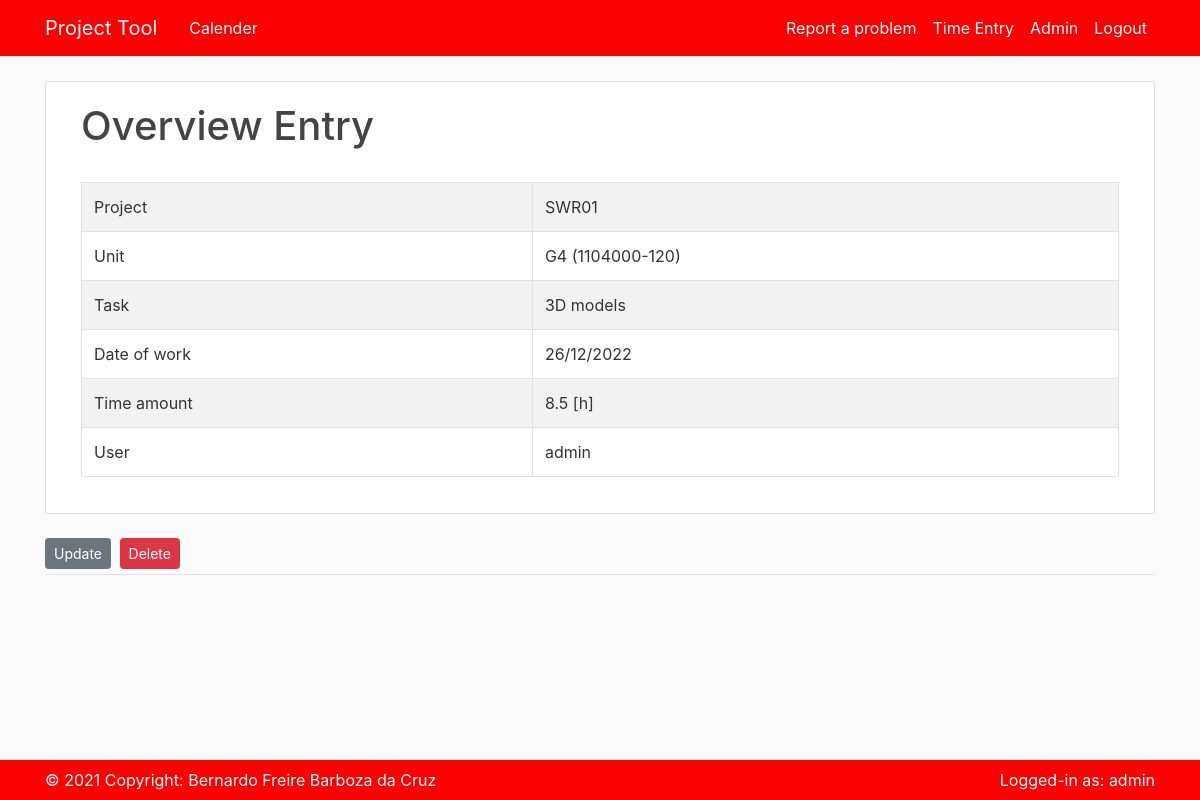
/calendar/33/ (signed in), run on the app's committed database.
### pm_app/models.py (models this page shows, shortened)
class Project(db.Model):
    id = db.Column(db.Integer, primary_key=True, unique=True)
    hov = db.Column(db.Text(100),nullable=False, unique=True)
    customer_name = db.Column(db.Text(100),unique=False)
    budget = db.Column(db.Float, nullable=False)
    hour_budget = db.Column(db.Float, nullable=True, default=None)
    rate = db.Column(db.Float, nullable=True, default=120.0)
    date_created = db.Column(db.DateTime, nullable=False, default=datetime.utcnow)
    date_deactivation = db.Column(db.DateTime, nullable=True, default=None)

class Unit(db.Model):
    id = db.Column(db.Integer, primary_key=True)
    project_id = db.Column(db.Integer,db.ForeignKey('project.id'), nullable=False)
    pn = db.Column(db.Integer,nullable=False, unique=False)
    pn_name = db.Column(db.Text(100),unique=False)
    workedfor = db.relationship('WorkedFor',backref='unit',lazy=True)

class Task(db.Model):
    id = db.Column(db.Integer, primary_key=True)
    task_name = db.Column(db.Text(100),unique=False,nullable=False)
    task_description = db.Column(db.Text(100),unique=False)
    workedfor = db.relationship('WorkedFor',backref='task',lazy=True)

class WorkedFor(db.Model):
    id = db.Column(db.Integer, primary_key=True)
    user_id = db.Column(db.Integer,db.ForeignKey('user.id'), nullable=False)
    unit_id = db.Column(db.Integer,db.ForeignKey('unit.id'), nullable=False)
    task_id = db.Column(db.Integer,db.ForeignKey('task.id'), nullable=False)
    time_amount = db.Column(db.Float, nullable=False)
    date_of_work = db.Column(db.DateTime, nullable=False, default=datetime.utcnow)

class User(db.Model, UserMixin):
    id = db.Column(db.Integer, primary_key=True)
    username = db.Column(db.String(20), unique=True, nullable=False)
    email = db.Column(db.String(120), unique=True, nullable=False)
    image_file = db.Column(db.String(20), nullable=False, default='default.jpg')
    password = db.Column(db.String(60), nullable=False)
    supplier = db.Column(db.Integer, nullable=False)
    posts = db.relationship('Post', backref='author', lazy=True)
    workedfor = db.relationship('WorkedFor', backref='author', lazy=True)

### pm_app/routes.py (the view)
@app.route("/calendar/<int:entry_id>/", methods=['GET'])
@login_required
def overview_entry(entry_id):
    form = OverviewEntry()
    worked = WorkedFor.query.filter_by(id=entry_id).first()
    user = User.query.filter_by(id=worked.user_id).first()
    unit = Unit.query.filter_by(id=worked.unit_id).first()
    project = Project.query.filter_by(
        id=Unit.query.filter_by(
            id=worked.unit_id).first().project_id
            ).first()
    task = Task.query.filter_by(id=worked.task_id).first()
    if form.validate_on_submit():
        worked.time_amount = form.time_amount.data
        db.session.commit()
        flash(f'Time entry for {user.username} has been modified!', 'success')
        return redirect(url_for('calendar_overview'))
    return render_template(
        'overview_entry.html',
        title = 'Overview Entry',
        form = form,
        worked = worked,
        user = user,
        unit = unit,
        project = project,
        task = task,
        )

### pm_app/models.py (called while the page is built)
@login_manager.user_loader
def load_user(user_id):
    return User.query.get(int(user_id))

### pm_app/templates/overview_entry.html (shortened to what this page needs)
{% extends "layout.html" %}
{% block content %}
<article class="media content-section">
    <div class="container-fluid table-responsive">
        <h1>{{title}}</h1><br>
        <table class="table table-striped table-hover text-center table-condensed table-bordered">
            <tbody>
                <tr>
                    <td>Project</td>
                    <td>{{ project.hov }}</td>
                </tr>
                <tr>
                    <td>Unit</td>
                    <td>{{ unit.pn_name }} ({{ unit.pn }})</td>
                </tr>
                <tr>
                    <td>Task</td>
                    <td>{{ task.task_name }}</td>
                </tr>
                <tr>
                    <td>Date of work</td>
                    <td>{{ worked.date_of_work.strftime("%d/%m/%Y") }}</td>
                </tr>
                <tr>
                    <td>Time amount</td>
                    <td>{{ worked.time_amount}} [h]</td>
                </tr>
                <tr>
                    <td>User</td>
                    <td>{{ user.username }}</td>
                </tr>
            </tbody>
        </table>
    </div>
</article>
<div class="article-metadata">
<div>
<a class="btn btn-secondary btn-sm mt-1 mb-1" href="#">Update</a>
<button type="button" class="btn btn-danger btn-sm m-1" data-toggle="modal" data-target="#deleteModal">Delete</button>
</div>
</div>
{% endblock content %}

### pm_app/templates/layout.html (shortened to what this page needs)
<!DOCTYPE html>
<html>
<head>
    <link rel="stylesheet" href="https://maxcdn.bootstrapcdn.com/bootstrap/4.0.0/css/bootstrap.min.css">
    <link rel="stylesheet" type="text/css" href="{{ url_for('static', filename='main.css') }}">
</head>
<body>
    <header class="site-header">
      <nav class="navbar navbar-expand-md navbar-dark bg-steel fixed-top">
        <div class="container">
          <a class="navbar-brand mr-4" href="/">Project Tool</a>
          <div class="collapse navbar-collapse" id="navbarToggle">
            <div class="navbar-nav mr-auto">
              <a class="nav-item nav-link" href="{{ url_for('calendar_overview') }}">Calender</a>
            </div>
            <div class="navbar-nav">
              {% if current_user.is_authenticated %}
                <a class="nav-item nav-link" href="{{ url_for('new_post') }}">Report a problem</a>
                <a class="nav-item nav-link" href="{{ url_for('create_time_entry') }}">Time Entry</a>
                <a class="nav-item nav-link" href="{{ url_for('admin')}}">Admin</a>
                <a class="nav-item nav-link" href="{{ url_for('logout') }}">Logout</a>
              {% else %}
                <a class="nav-item nav-link" href="{{ url_for('login') }}">Login</a>
                <a class="nav-item nav-link" href="{{ url_for('register') }}">Register</a>
              {% endif %}
            </div>
          </div>
        </div>
      </nav>
    </header>
    <main role="main" class="container">
      <div class="row">
        <div class="col-md-8">
          {% with messages = get_flashed_messages(with_categories=true) %}
        </div>
      </div>
      {% endwith %}
      {% block content %}  {% endblock %}
    </main>
    <footer class="site-header">
      <nav class="navbar navbar-expand-md navbar-dark bg-steel fixed-bottom">
        <div class="container">
          <div class="navbar-nav mr-auto">
            <p class="navbar-nav" style="color: #ffffff;">© 2021 Copyright:
              Bernardo Freire Barboza da Cruz</p>
          </div>
          <div class="navbar-nav">
            <p class="navbar-nav" style="color: #ffffff;">Logged-in as: {{current_user.username}}</p>
          </div>
        </div>
      </nav>
    </footer>
</body>
</html>

### pm_app/static/main.css (style rules this page uses)
body { background: #fafafa; color: #333333; margin-top: 5rem; margin-bottom: 5rem; }
h1, h2, h3, h4, h5, h6 { color: #444444; }
.bg-steel { background-color: #fd0000; }
.site-header .navbar-nav .nav-link { color: #ffffff; }
.content-section { background: #ffffff; padding: 20px 20px; border: 1px solid #dddddd; border-radius: 3px; margin-bottom: 20px; }
.article-metadata { padding-bottom: 1px; margin-bottom: 4px; border-bottom: 1px solid #e3e3e3 }
th, td { text-align: left; }
tbody { overflow-x: hidden; overflow-y: scroll; }

### data on the page
Project: hov "SWR01"
Unit: pn_name "G4", pn "1104000-120"
Task: task_name "3D models"
WorkedFor: date_of_work "26/12/2022", time_amount "8.5"
User: username "admin"

### other printed values
{{ title }} "Overview Entry"
